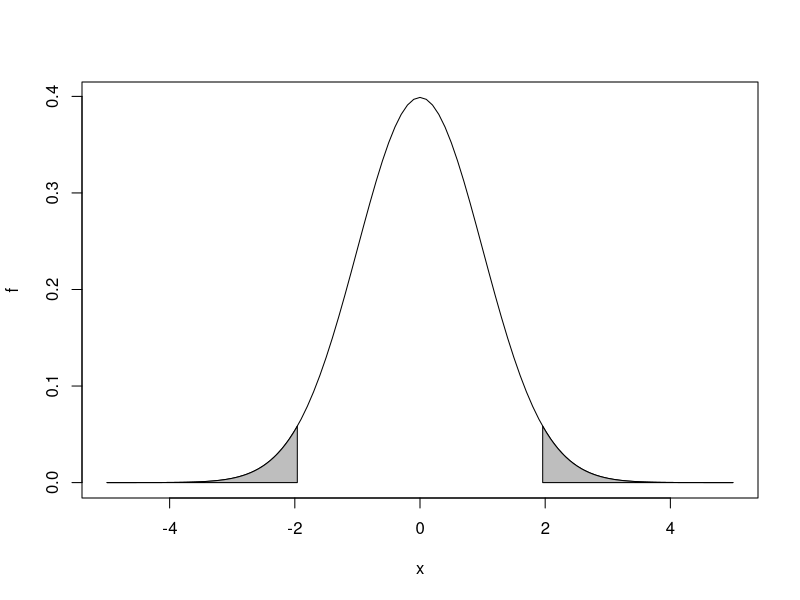
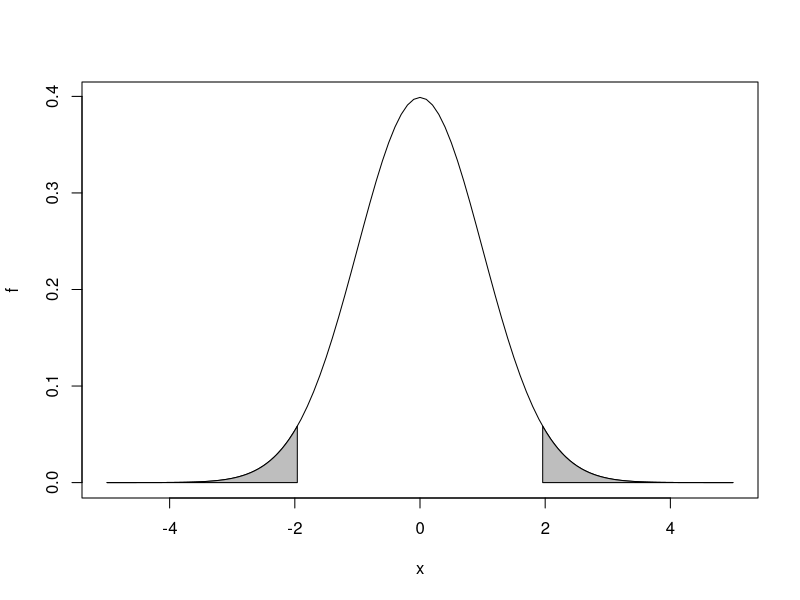
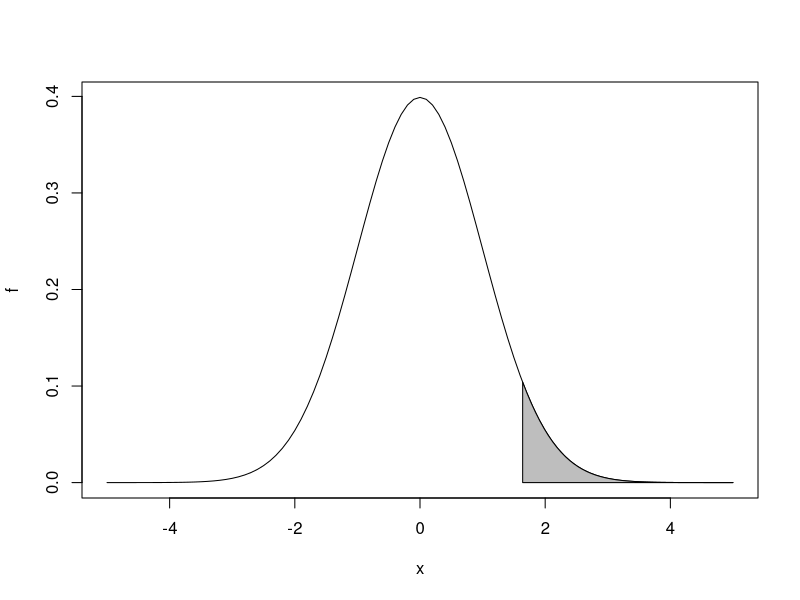
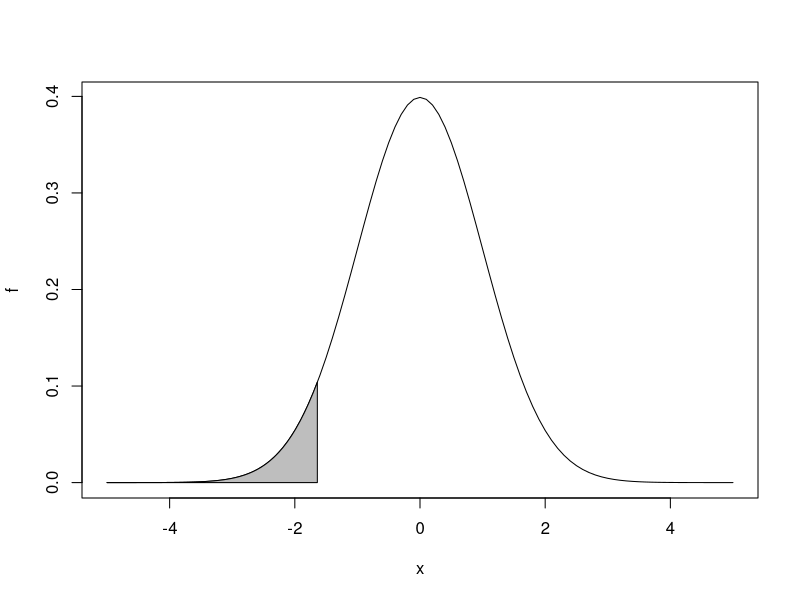

The R script that drew these images, in order:
## ---- chunk 1
knitr::opts_chunk$set(echo = TRUE)
## ---- chunk 2
f = function(x) dnorm(x)
plot(f,-5,5)
polygon(x=c(-5,seq(-5,-1.96,l=50),-1.96), y=c(0,f(seq(-5,-1.96,l=50)), 0), col="gray")
polygon(x=c(1.96,seq(1.96,5,l=50),5), y=c(0,f(seq(1.96,5,l=50)), 0), col="gray")
## ---- chunk 3
f = function(x) dnorm(x)
plot(f,-5,5)
polygon(x=c(-5,seq(-5,-1.96,l=50),-1.96), y=c(0,f(seq(-5,-1.96,l=50)), 0), col="gray")
polygon(x=c(1.96,seq(1.96,5,l=50),5), y=c(0,f(seq(1.96,5,l=50)), 0), col="gray")
## ---- chunk 4
f = function(x) dnorm(x)
plot(f,-5,5)
polygon(x=c(1.64,seq(1.64,5,l=50),5), y=c(0,f(seq(1.64,5,l=50)), 0), col="gray")
## ---- chunk 5
f = function(x) dnorm(x)
plot(f,-5,5)
polygon(x=c(-5,seq(-5,-1.64,l=50),-1.64), y=c(0,f(seq(-5,-1.64,l=50)), 0), col="gray")
## ---- chunk 6
alpha = 0.05
qnorm(alpha)
## ---- chunk 7
alpha = 0.05
qnorm(1-alpha)
## ---- chunk 8
alpha = 0.05
qnorm(1-alpha/2)
## ---- chunk 9
alpha = 0.05; n = 25
qt(1-alpha, n-1)
## ---- chunk 10
alpha = 0.05; n = 23
qt(1-alpha/2, n-1)
